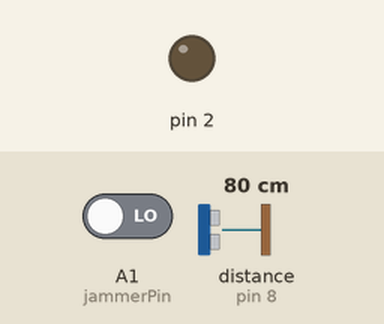
Simulated run of this sketch. Board: Arduino Uno, built with avr-gcc and run on an emulated ATmega328P. Shown: output pins drawn as LEDs (lit = HIGH). The inputs (shaded band) are chosen by the test bench; at power-on: A1 (jammerPin) LOW, distance to the obstacle (sensor on pin 8) 80 cm. The echo pulse lasts 58.3 µs per cm; no radio packets arrive unless stated.

Above: at 0.1 s.
Timing chart, 0 to 1.6 s (numbered marks = the images above):
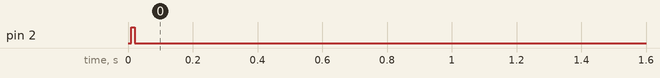

The sketch:

rf69JammableUltrasonic.ino
```cpp
#include <UltrasonicSensor.h>
#include <Rf69Radio.h>
#include <PhotodiodeJammer.h>

// Used for an ultrasonic sensor device with an attached photodiode jammer that
// uses an RF69 transceiver to communicate with the coordinator.

// sensor id
#define routNumber 9

// sensor wiring
#define triggerPin 9
#define echoPin 8

#define jammerPin A1
#define jamFrequency laserMedium

Rf69Radio radio(routNumber);

// construct sensor
UltrasonicSensor sensor(
  triggerPin,
  echoPin,
  routNumber
);

PhotodiodeJammer jammer(jammerPin, jamFrequency);

void setup() {
  radio.setup();
  jammer.setup();

  // give jammer opportunity to block data from sensor
  sensor.setDataHandler(PhotodiodeJammer::pipeJammablePacket, &jammer);

  // pass unjammed data packets to coordinator through rf69 radio
  jammer.setUnjammedPacketHandler(Rf69Radio::sendToCoordinator, &radio);
}

void loop() {
  radio.loop();
  sensor.loop();
  jammer.loop();
}
```
